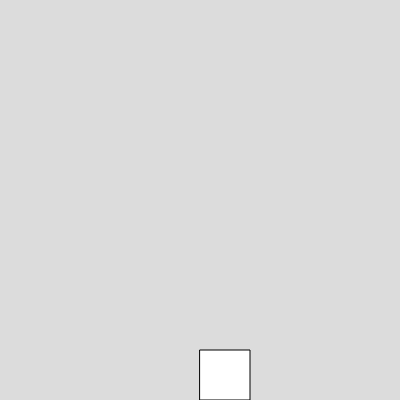
Frame 1 (no input)
Frame 60 (no input): identical to frame 1, image omitted
Frame 120 (the mouse pressed at the canvas centre since frame 60): identical to frame 1, image omitted

The p5.js sketch that drew this single still picture (run headless with seeded random() and noise() and a simulated clock; from frame 60 on, the mouse is pressed at the canvas centre):

// p5.js sketch
// ── sketch.js
//ONLY to create variables;

var sprite; 
var background;

function setup() {
  createCanvas(400, 400);
  
}

function draw() {
  background(220);
  rect(200,350,50,50);
}
